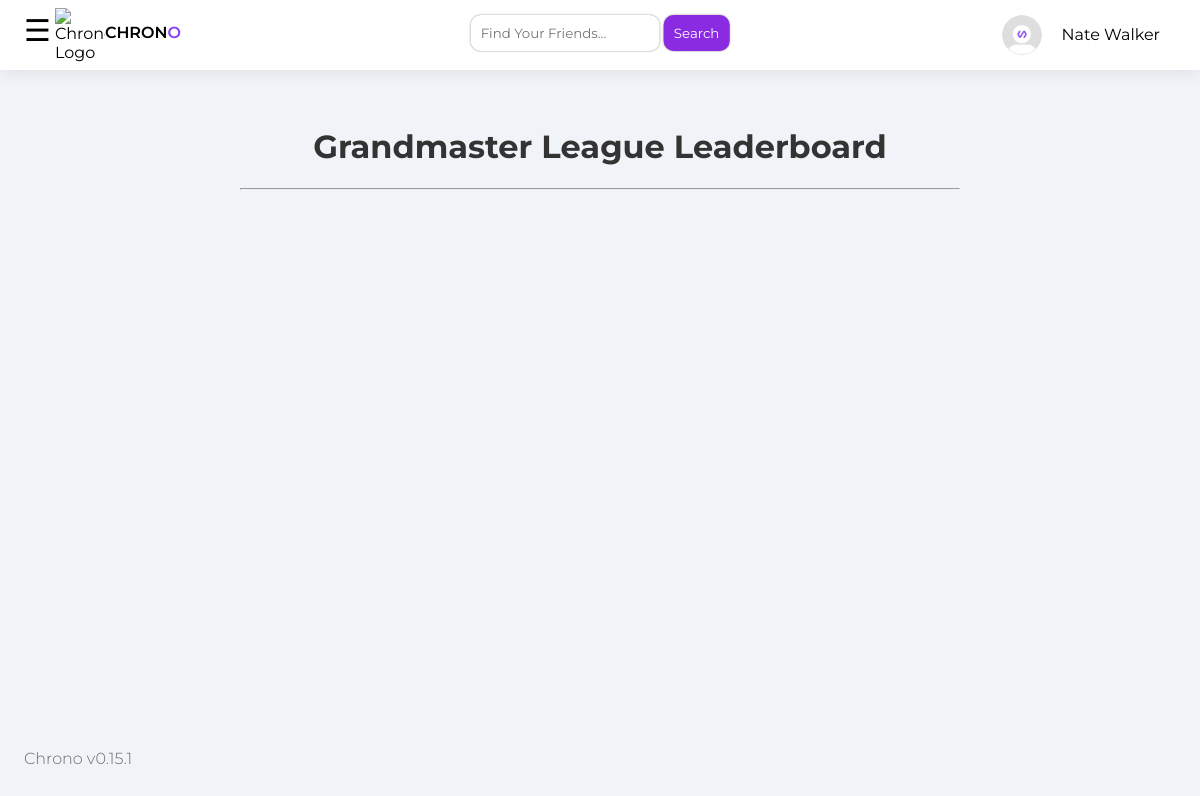
Before: /leaderboard/Grandmaster (signed in) with the older database file.
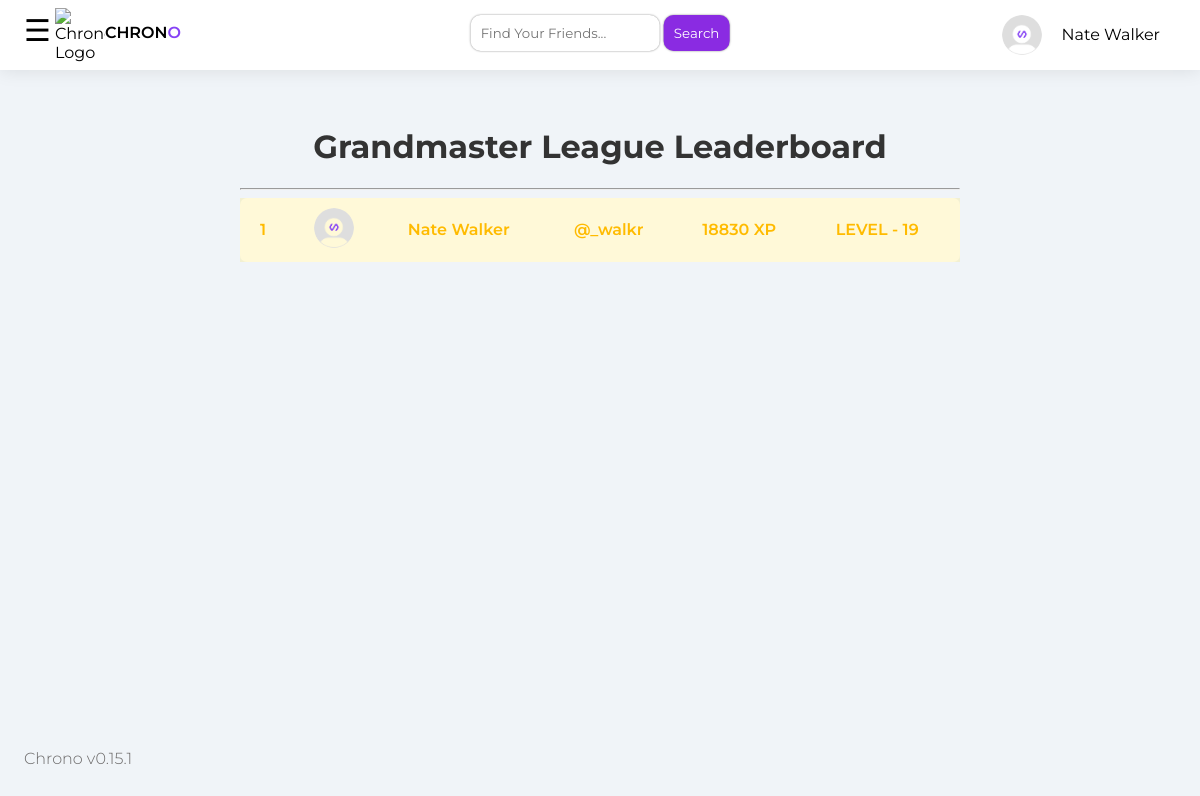
After: the same page with the newer database file.
### app.py (models this page shows)
class User(UserMixin, db.Model):
    id = db.Column(db.Integer, primary_key=True)
    username = db.Column(db.String(150), unique=True, nullable=False)
    email = db.Column(db.String(150), unique=True, nullable=False)
    password = db.Column(db.String(150), nullable=False)
    xp_count = db.Column(db.Integer, default=0)
    birthdate = db.Column(db.Date, nullable=False)
    display_name = db.Column(db.String(150), default='Chrono-user ')
    bio = db.Column(db.Text)
    youtube = db.Column(db.Text, nullable=False, default="N/A")
    facebook = db.Column(db.Text, nullable=False, default="N/A")
    twitter = db.Column(db.Text, nullable=False, default="N/A")
    insta = db.Column(db.Text, nullable=False, default="N/A")
    tiktok = db.Column(db.Text, nullable=False, default="N/A")
    level = db.Column(db.Integer, default=0)
    profile_image = db.Column(db.String(150), nullable=True, default='Default.png')
    club_id = db.Column(db.Integer, db.ForeignKey('club.id'))
    league = db.Column(db.String(80), nullable=False, default='Tantalum')
    yt_badge = db.Column(db.Boolean, default=False)
    account_type = db.Column(db.Text, default='Free')
    club_name = db.Column(db.String(150))
    club = db.relationship('Club', backref=db.backref('members', lazy=True), foreign_keys=[club_id])
    followers = db.relationship('Follow', foreign_keys=[Follow.followed_id],
                                backref=db.backref('followed', lazy='joined'),
                                lazy='dynamic',
                                cascade='all, delete-orphan')
    following = db.relationship('Follow', foreign_keys=[Follow.follower_id],
                                backref=db.backref('follower', lazy='joined'),
                                lazy='dynamic',
                                cascade='all, delete-orphan')

### app.py (the view)
@app.route('/leaderboard/<league_name>')
def league_leaderboard(league_name):
    users = User.query.filter_by(league=league_name).order_by(User.xp_count.desc()).all()
    return render_template('leaderboard.html', users=users, league_name=league_name)

### app.py (called while the page is built)
@login_manager.user_loader
def load_user(user_id):
    return User.query.get(int(user_id))

### templates/leaderboard.html (shortened to what this page needs)
<!DOCTYPE html>
<html>
<head>
    <link rel="stylesheet" href="{{ url_for('static', filename='css/leaderboard.css') }}">
    <link rel="stylesheet" href="{{ url_for('static', filename='css/stylesdashboard.css') }}">
    <link rel="stylesheet" href="{{ url_for('static', filename='css/uni.css')}}">
    <link rel="stylesheet" href="https://cdnjs.cloudflare.com/ajax/libs/font-awesome/5.15.4/css/all.min.css">
</head>
<body>
<nav class="navbar">
    <div id="mySidenav" class="sidenav">
        <div class="nbutton">
            <p style="font-weight: 300; color: rgb(107, 105, 105); position: fixed; left: 2%; bottom: 2%; ">Chrono v0.15.1</p>
        </div>
    </div>
      <div class="logo-container">
        <span style="float: left; font-size:30px;cursor:pointer; padding: 4px;" onclick="openNav()">&#9776 </span>
        <img src="https://i.ibb.co/YBxkyWP/Chrono.png" alt="Chrono Logo" style="float: left;"> <p style="color: black; float: left; font-weight: 550; margin-top: 15px;"> CHRON</p><p style="color: #8642f5;float: right; font-weight: 550; margin-top: 15px;">O</p>
      </div>
    <div class="profile">
        <form class="searchu" action="{{ url_for('search.search_users') }}" method="GET">
            <input class="findfriends" type="text" name="query" placeholder="Find Your Friends...">
            <button class="findfrbtn" type="submit">Search</button>
        </form>
       <div class="click">
<img src="{{ url_for('static', filename='uploads/' + current_user.profile_image) }}" alt="Profile Picture" class="profile-pic">
<span class="profile-name">{{current_user.display_name or current_user.username}}</span>
    </div>
</div>
</nav>
<div class="booty">
    <center><h1>{{ league_name }} League Leaderboard</h1></center>
    <table>
        {% for user in users %}
        <tr class="{% if loop.index == 1 %}first-row{% elif loop.index == 2 %}second-row{% elif loop.index == 3 %}third-row{% endif %}">
            <td>{{ loop.index }}</td>
            <td><img style="width: 40px; border-radius: 50%;" src="/static/uploads/{{ user.profile_image }}"></td>
            <td>{{ user.display_name }}</td>
            <td>@{{ user.username }}</td>
            <td>{{ user.xp_count }} XP</td>
            <td>LEVEL - {{ user.level }}</td>
        </tr>
        {% endfor %}
        <hr>
    </table>
</div>
</body>
</html>

Changed rows visible on the page:
now on one of the page's lists (row edited): User: display_name "Nate Walker", username "_walkr", xp_count "18830", level "19"
changed User "Nate Walker": league (not shown) → "Grandmaster"
Other visible differences:
{{ league_name }}: "Grandmaster" → (not shown)
